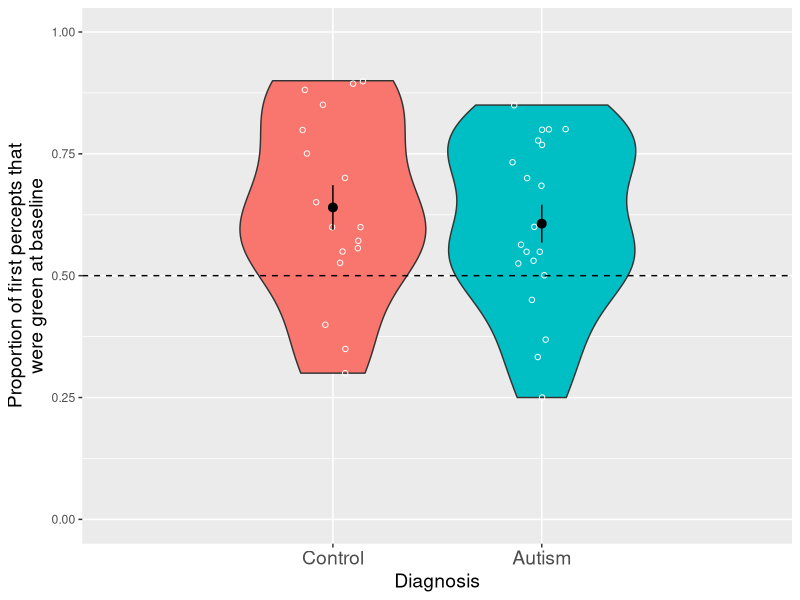
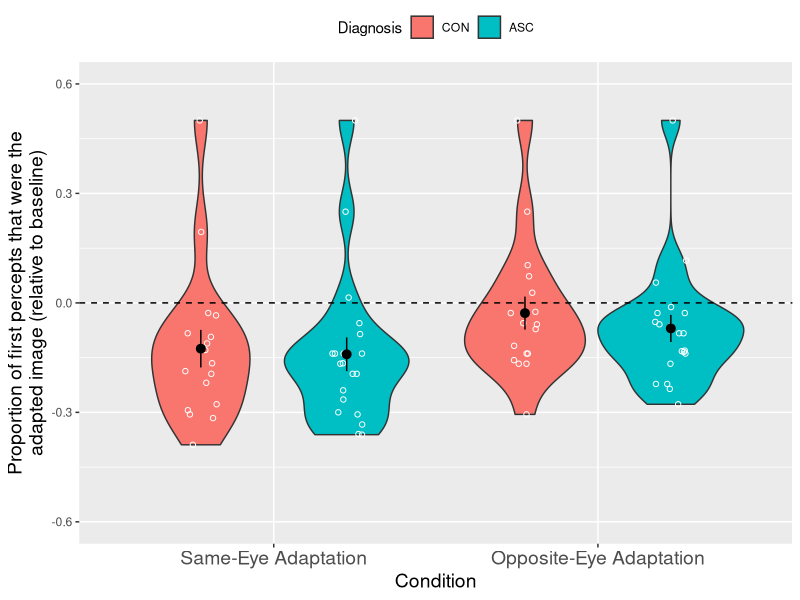
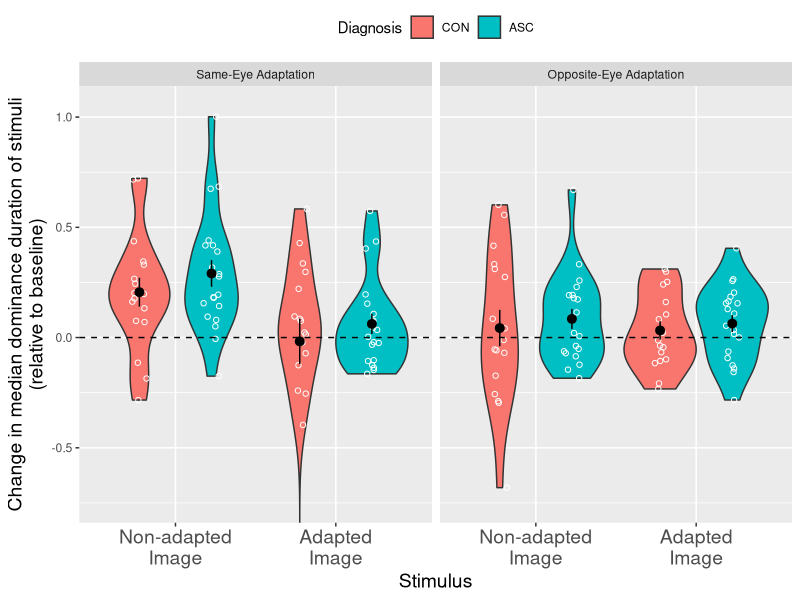

These figures' R source, in order:
library(ggplot2)
library(reshape2)

allData <- read.csv("adaptation_results.csv")

# convert diagnosis to factor
allData$Diagnosis <- as.factor(allData$ASC)
levels(allData$Diagnosis) <- c("CON", "ASC")

# kick out outliers
inData = subset(allData, Inliers==1)


# first percept bias plot
ggplot(inData, aes(x=Diagnosis, y = no.exposure.green.first)) +
  # violin plot
  geom_violin(aes(fill=Diagnosis,
                  scale="count")) +
  # superimpose scatter
  geom_jitter(color = "white",
              width=0.15,
              shape=1) +
  # superimpose reference line
  geom_hline(yintercept=0.5, linetype=2) +
  # superimpose mean and errorbars
  stat_summary(fun.data=mean_se, 
               geom="pointrange", color="gray0") +
  # set the axes
  scale_y_continuous(name="Proportion of first percepts that\nwere green at baseline") +
  scale_x_discrete(name="Diagnosis", labels=c("Control", "Autism"),
                   expand=c(0, 1.2)) +
  coord_cartesian(ylim=c(0, 1)) +
  # adjust the theme
  theme(axis.text.x = element_text(size=14),
        axis.title.x = element_text(size=14),
        axis.title.y = element_text(size=14),
        legend.position = "none")


# shift in first percept plot #
shiftData <- melt(inData[, c("Diagnosis",
                             "val.exposure.exposed.first",
                             "inv.exposure.exposed.first")])

ggplot(shiftData, aes(x=variable, y = value, fill = Diagnosis)) + 
  geom_violin(aes(scale="count")) +
  geom_jitter(color="white",
              position=position_jitterdodge(dodge.width=0.9,jitter.width=0.2),
              show.legend=FALSE,
              shape=1) +
  
  geom_hline(yintercept=0, linetype=2) +
  stat_summary(fun.data=mean_se, 
               geom="pointrange", color="gray0",
               position=position_dodge(width=0.9),
               show.legend=FALSE) +
  # adjust the theme a bit
  theme(axis.text.x = element_text(size=14),
        axis.title.x = element_text(size=14),
        axis.title.y = element_text(size=14),
        legend.position = "top") +
  # adjust the axes
  scale_y_continuous(name="Proportion of first percepts that were the\nadapted image (relative to baseline)", 
                     limits=c(-0.6, 0.6)) +
  scale_x_discrete(name="Condition", labels=c("Same-Eye Adaptation", "Opposite-Eye Adaptation"))


# change in percept duration plot #
durations <- inData[, c("Diagnosis",
                        "no.exposure.dom.median",
                        "val.exposure.exposed.median",
                        "val.exposure.nonexp.median",
                        "inv.exposure.exposed.median",
                        "inv.exposure.nonexp.median")]

durations[,2:6] <- durations[,2:6] - durations$no.exposure.dom.median

durations <- melt(durations[,c(1, 3:6)])

durations$exposure.condition <- as.factor(durations$variable == "val.exposure.exposed.median" |
  durations$variable == "val.exposure.nonexp.median")
levels(durations$exposure.condition) <- c("Opposite-Eye Adaptation",
                                          "Same-Eye Adaptation")
durations$exposure.condition <- factor(durations$exposure.condition, levels=rev(levels(durations$exposure.condition)))

durations$exposure.type <- as.factor(durations$variable == "val.exposure.exposed.median" |
                                       durations$variable == "inv.exposure.exposed.median")
levels(durations$exposure.type) <- c("Non-adapted\nImage",
                                          "Adapted\nImage")


ggplot(durations, aes(x=exposure.type, y = value, fill = Diagnosis)) +
  # plot violins
  geom_violin(aes(scale="count")) +
  # split into multiple graphs
  facet_grid(. ~ exposure.condition) +
  # superimpose scattered data
  geom_jitter(color="white",
              position=position_jitterdodge(dodge.width=0.9,jitter.width=0.2),
              show.legend=FALSE,
              shape=1) +
  # superimpose horizontal line
  geom_hline(yintercept=0, linetype=2) +
  # superimpose mean and errorbar
  stat_summary(fun.data=mean_se, 
               geom="pointrange", color="gray0",
               position=position_dodge(width=0.9),
               show.legend=FALSE) +
  # adjust the theme a bit
  theme(axis.text.x = element_text(size=14),
        axis.title.x = element_text(size=14),
        axis.title.y = element_text(size=14),
        legend.position = "top") +
  # adjust the axes
  coord_cartesian(ylim=c(-0.75, 1.05)) +
  scale_y_continuous(name="Change in median dominance duration of stimuli\n(relative to baseline)") +
  scale_x_discrete(name="Stimulus")